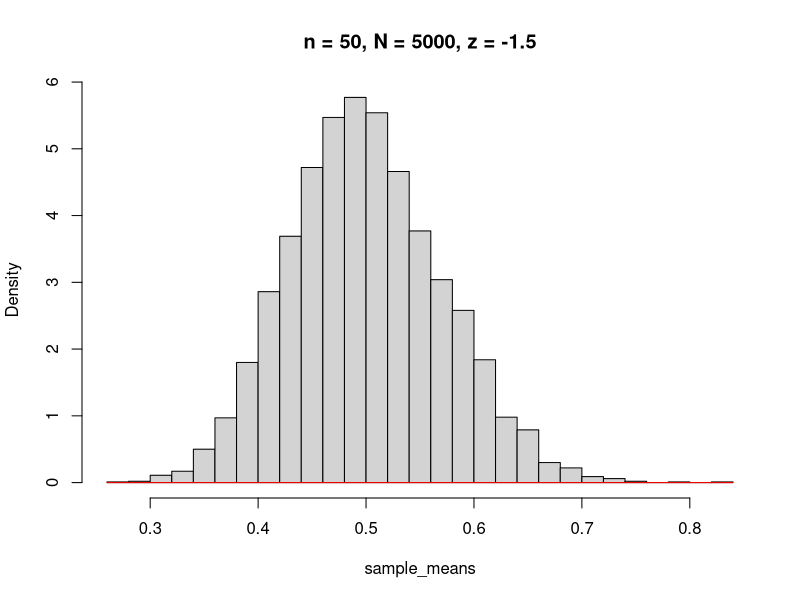
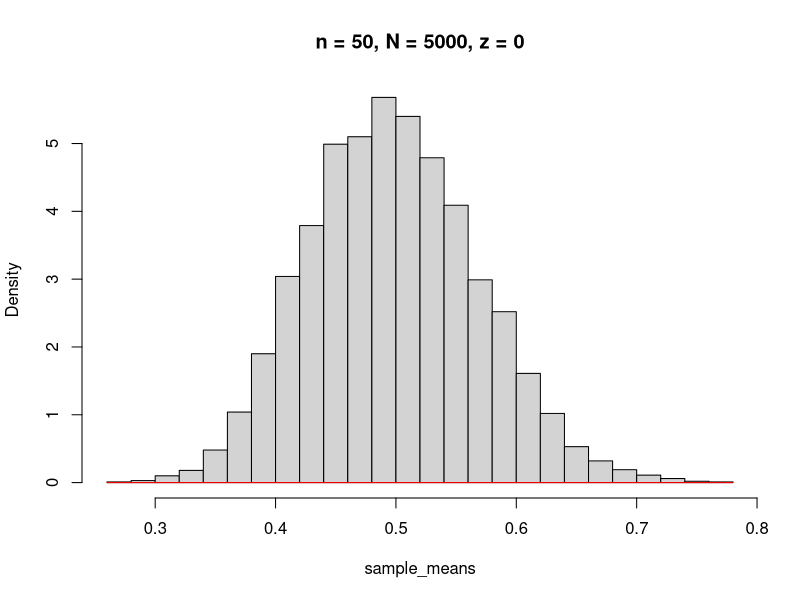
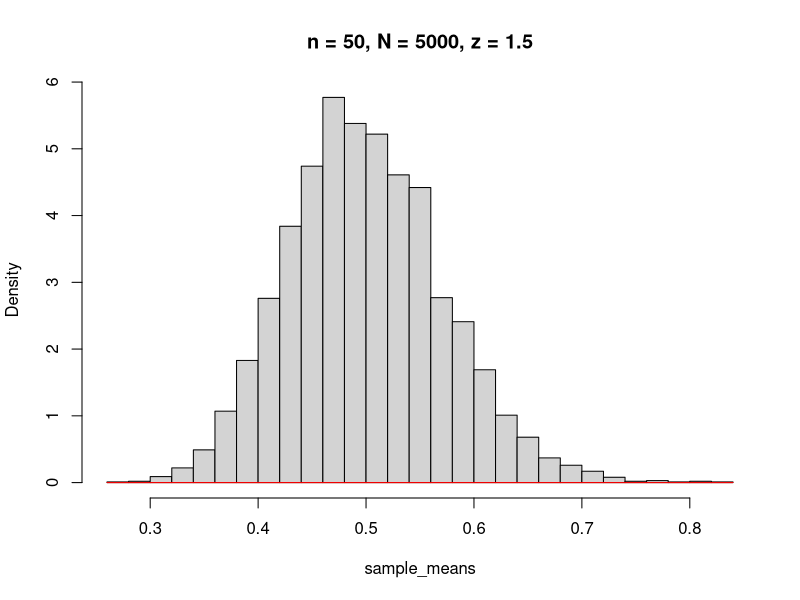
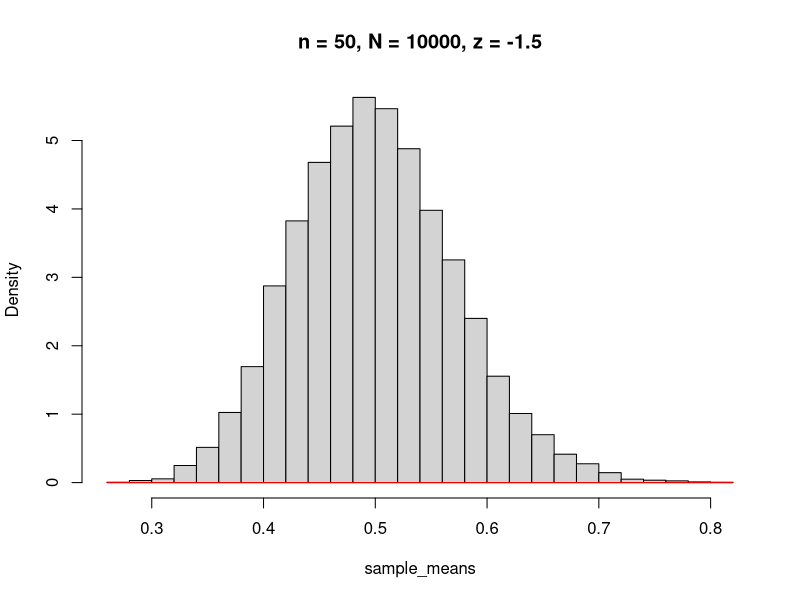
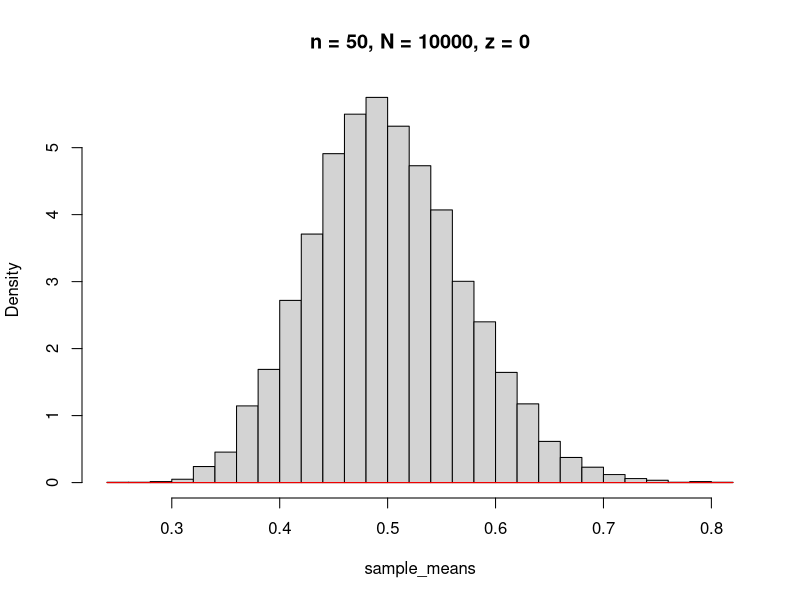
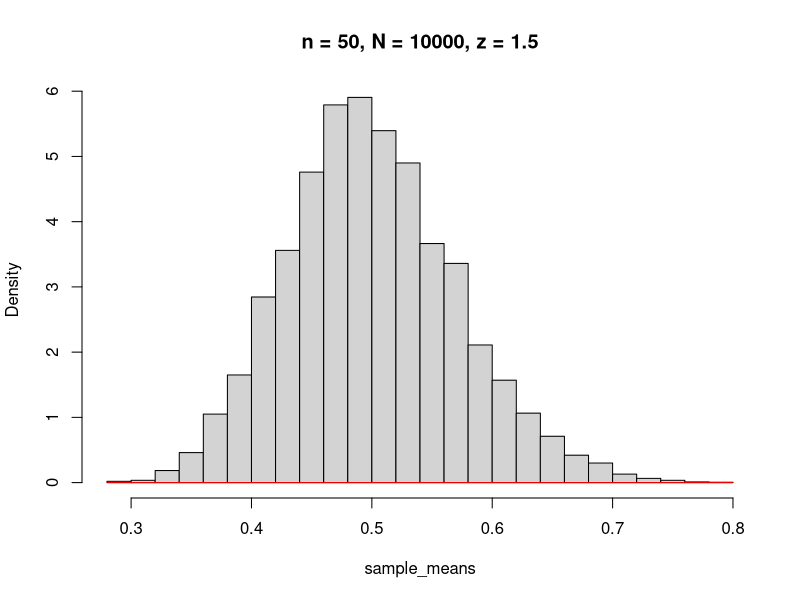
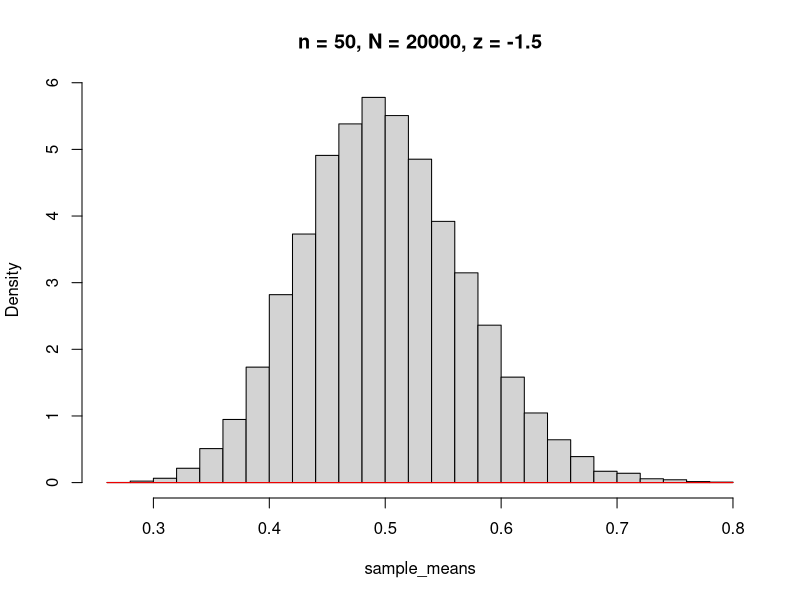
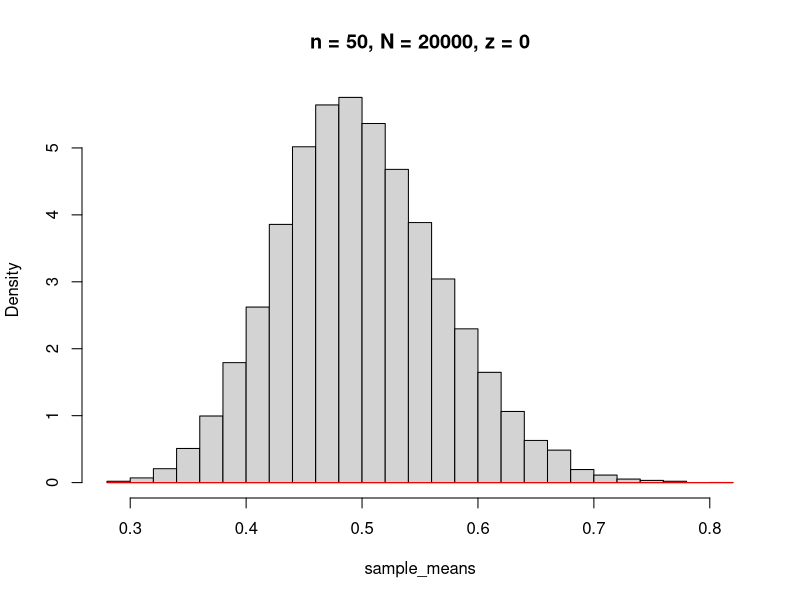

Write R code to recreate these figures, in order.
GammaTCL <- function(alpha, lambda, n = 50, N = c(5000, 10000, 20000), z = c(-1.5, 0, 1.5)) 
{
  for (n_samples in N) 
  {
    for (z_val in z) 
    {
      samples <- matrix(rgamma(n_samples * n, shape = alpha, rate = lambda), ncol = n)
      
      sample_means <- apply(samples, 1, mean)
      
      mu <- n * alpha / lambda
      sigma <- sqrt(n * alpha) / lambda
      
      z_quantile <- qnorm(pnorm(z_val))
      
      hist(sample_means, breaks = 30, freq = FALSE, main = paste0("n = ", n, ", N = ", n_samples, ", z = ", z_val))
      curve(dnorm(x, mean = mu, sd = sigma), add = TRUE, col = "red")
      abline(v = mu + z_quantile * sigma, col = "blue")
    }
  }
}

GammaTCL(1, 2)